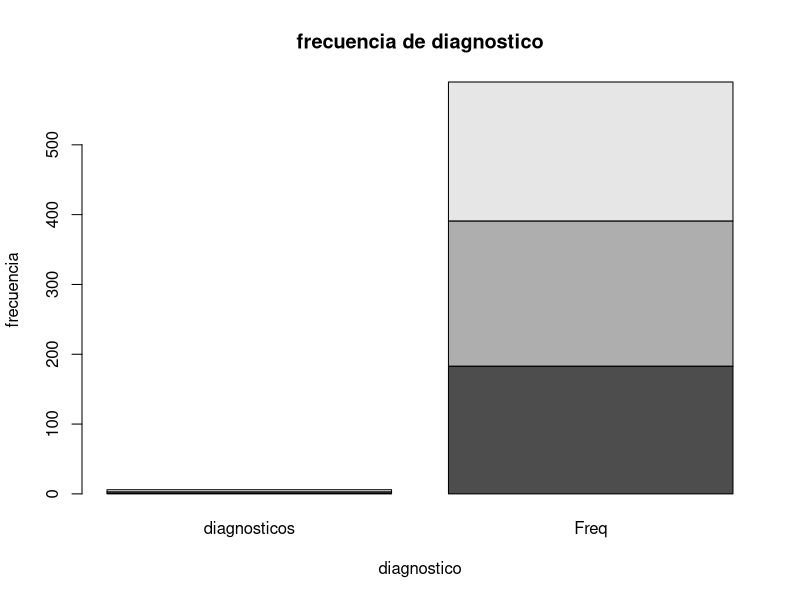

Write the R code that produced this figure.
##ejercicio1
datos <- read.csv(
  "Debernardi.csv"
)
diagnosticos <- datos$diagnosis
repeticiones <- as.data.frame(table(diagnosticos))
repes_matriz <- as.matrix(repeticiones)

barplot(repes_matriz, 
        main = 'frecuencia de diagnostico',
        xlab = 'diagnostico',
        ylab= 'frecuencia',
)
